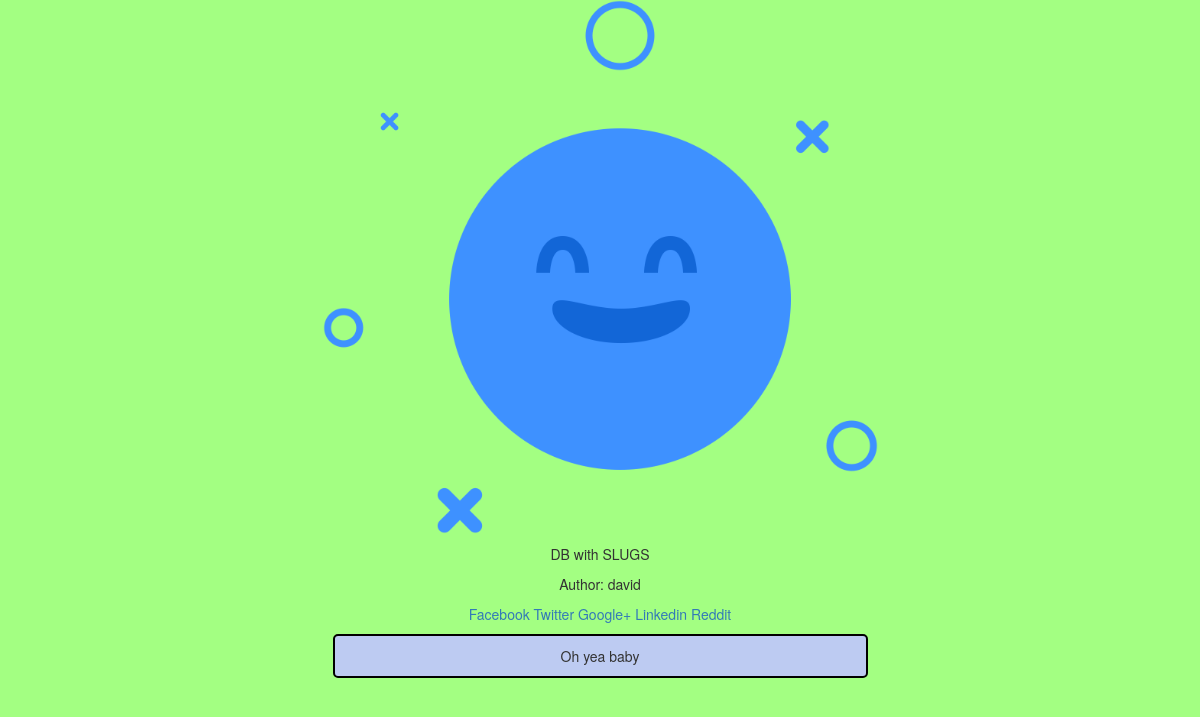
Screenshot of /posts/detail/db-with-slugs/ with the database file from the repository.
### posts/models.py (models this page shows, shortened)
class Post(models.Model):
    user = models.ForeignKey(settings.AUTH_USER_MODEL, default=1)
    title = models.CharField(max_length=255)
    slug = models.SlugField(unique=True)
    image = models.ImageField(null=True, blank=True,
                              upload_to=upload_location,
                              width_field="width_field",
                              height_field="height_field")
    height_field = models.IntegerField(default=0)
    width_field = models.IntegerField(default=0)
    content = models.TextField()
    draft = models.BooleanField(default=True)
    publish = models.DateTimeField(auto_now_add=False, auto_now=False)
    timestamp = models.DateTimeField(auto_now_add=True, auto_now=False)
    updated_at = models.DateTimeField(auto_now_add=False, auto_now=True)

### posts/views.py (the view)
# urls.py: url(r'^detail/(?P<slug>[\w-]+)/$', views.post_detail, name='post_detail'),
def post_detail(request, slug):
    post = get_object_or_404(Post, slug=slug)
    share_string = quote_plus(post.content)
    return render(request, 'posts/post-detail.html', {'post': post,
                                                      'share_string': share_string})

### posts/templates/posts/post-detail.html (shortened to what this page needs)
{% extends "base.html" %}
{% block content %}
  {% if post %}
  <div class="row">
    <div class="col-md-6 col-md-offset-3 text-center">
      {% if post.image %}
        <p><img src="{{ post.image.url }}" class="img-responsive" alt="post picture" style="margin: auto"></p>
      {% endif %}
      <p>{{post.title}}</p>
      <p>Author: {{post.user}}</p>
      <a href="https://www.facebook.com/sharer/sharer.php?u={{ request.build_absolute_uri }}">
        Facebook
      </a>
      <a href="https://twitter.com/home?status={{ share_string }}%20{{ request.build_absolute_uri }}">
        Twitter
      </a>
      <a href='https://plus.google.com/share?url={{ request.build_absolute_uri }}'>
        Google+
      </a>
      <a href="https://www.linkedin.com/shareArticle?mini=true&url={{ request.build_absolute_uri }}&title={{ post.title }}&summary={{ share_string }}&source={{ request.build_absolute_uri }}">
        Linkedin
      </a>
      <a href="http://www.reddit.com/submit?url={{ request.build_absolute_uri }}&title={{ share_string }}.">
        Reddit
      </a>
      <div class="card">
        <p>{{post.content|linebreaks}}</p>
      </div>
      <div class="fb-like col-md-12"
         data-href="{{ request.build_absolute_uri }}"
         data-layout="standard"
         data-action="like"
         data-show-faces="true">
       </div>
      {% else %}
        <p>No post</p>
      {% endif %}
    </div>
  </div>
{% endblock %}

### posts/static/css/master.css (style rules this page uses)
body { background-color: #a3ff82; }
.card { background-color: #bdcbf2; margin: 10px; border: solid 2px #000000; border-radius: 5px; text-align: center; }

### rows the page displays
Post: image (picture), title "DB with SLUGS", user "david", content "Oh yea baby"
